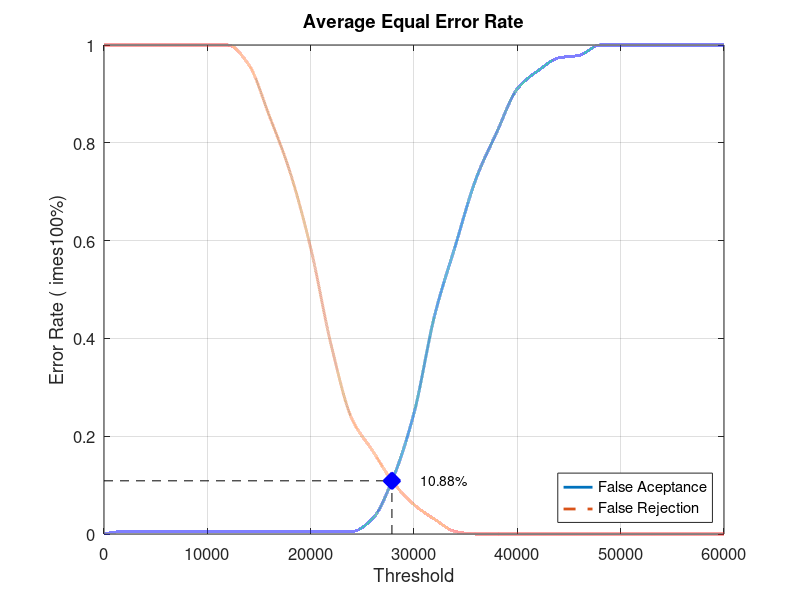
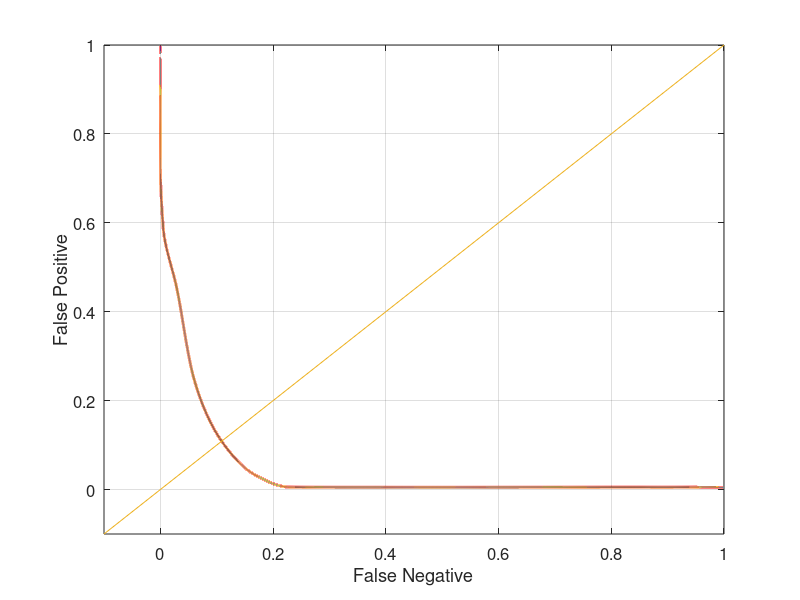

These figures' MATLAB source, in order:
close all;
clear;
clc;
x = 0:2000:60000;
xq = 0:0.5:60000;

y0 = [0 0.00526316 0.00526316 0.00526316 0.00526316 0.00526316 0.00526316 0.00526316 0.00526316 0.00526316 0.00526316 0.00526316 0.00526316 0.0315789 0.115789 0.247368 0.447368 0.589474 0.726316 0.821053 0.910526 0.947368 0.973684 0.978947 1 1 1 1 1 1 1]
yy0 = interp1(x, y0, xq, 'pchip');
y1 = [1 1 1 1 1 1 1 0.96 0.855 0.74 0.585 0.385 0.235 0.17 0.105 0.06 0.03 0.005 0 0 0 0 0 0 0 0 0 0 0 0 0]
yy1 = interp1(x, y1, xq, 'pchip');

% Calculating EER: 
y2 = abs(y0 - y1);
find(y2 == min(y2))
yy2 = abs(yy0 - yy1);
xEER = find(yy2 == min(yy2));
xEERIndex = xq(xEER) % X-axis EER
yEER = yy0(xEER) % Y-axis EER

main = figure
plot(xq, yy0,'-','LineWidth', 2);	hold on
plot(xq, yy1,'--','LineWidth', 2);	hold on
plot([xEERIndex xEERIndex], [0 yEER], 'k--');	hold on
plot([0 xEERIndex], [yEER yEER], 'k--');	hold on
plot(xEERIndex, yEER, 'bx', 'LineWidth', 10);	hold on
text(xEERIndex + 10 * xEERIndex / 100, yEER, [num2str(round((10000 * yEER)) / 100) '%'])
legend('False Aceptance', 'False Rejection', 'Location', 'SouthEast')
xlabel('Threshold')
ylabel('Error Rate (	imes100%)')
title('Average Equal Error Rate')
set(gca, 'FontSize', 12)
axis([0 60000 0 1])
grid on

print(main, 'Database3_3Main', '-dpng');
FNRxFPR = figure('Color', [1 1 1]);
plot(yy1, yy0, '-', yy1, yy0, 'LineWidth', 2);
hold on
y = -0.1:0.1:1
plot(y, y); 
set(gca, 'FontSize', 12)
xlabel('False Negative')
ylabel('False Positive')
axis([-0.1 1 -0.1 1])
set(gca, 'FontSize', 12)
grid on

print(FNRxFPR, 'Database3_3FNRxFPR','-dpng');
